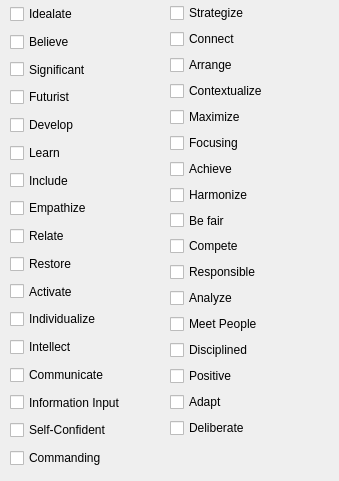
      <widget class="QWidget" name="tab_14">
       <attribute name="title">
        <string>Strengths</string>
       </attribute>
       <widget class="QWidget" name="verticalLayoutWidget_7">
        <property name="geometry">
         <rect>
          <x>10</x>
          <y>0</y>
          <width>160</width>
          <height>472</height>
         </rect>
        </property>
        <layout class="QVBoxLayout" name="verticalLayout_7">
         <property name="spacing">
          <number>0</number>
         </property>
         <item>
          <widget class="LinkedCheckBox" name="chkbStrengths_1">
           <property name="sizePolicy">
            <sizepolicy hsizetype="Expanding" vsizetype="Expanding">
             <horstretch>0</horstretch>
             <verstretch>0</verstretch>
            </sizepolicy>
           </property>
           <property name="focusPolicy">
            <enum>Qt::StrongFocus</enum>
           </property>
           <property name="statusTip">
            <string>Ideate new ways to solve problems.</string>
           </property>
           <property name="accessibleName">
            <string>strengths</string>
           </property>
           <property name="accessibleDescription">
            <string>10</string>
           </property>
           <property name="autoFillBackground">
            <bool>false</bool>
           </property>
           <property name="styleSheet">
            <string notr="true">QCheckBox:hover:!pressed
{
background-color: rgba(186, 0, 3, 75);
}</string>
           </property>
           <property name="text">
            <string>Idealate</string>
           </property>
          </widget>
         </item>
         <item>
          <widget class="LinkedCheckBox" name="chkbStrengths_8">
           <property name="sizePolicy">
            <sizepolicy hsizetype="Expanding" vsizetype="Expanding">
             <horstretch>0</horstretch>
             <verstretch>0</verstretch>
            </sizepolicy>
           </property>
           <property name="statusTip">
            <string>Believe and doing the 'right thing'.</string>
           </property>
           <property name="accessibleName">
            <string>strengths</string>
           </property>
           <property name="accessibleDescription">
            <string>10</string>
           </property>
           <property name="styleSheet">
            <string notr="true">QCheckBox:hover:!pressed
{
background-color: rgba(186, 0, 3, 75);
}</string>
           </property>
           <property name="text">
            <string>Believe</string>
           </property>
          </widget>
         </item>
         <item>
          <widget class="LinkedCheckBox" name="chkbStrengths_9">
           <property name="sizePolicy">
            <sizepolicy hsizetype="Expanding" vsizetype="Expanding">
             <horstretch>0</horstretch>
             <verstretch>0</verstretch>
            </sizepolicy>
           </property>
           <property name="statusTip">
            <string>Get Recognition and be in front of others.</string>
           </property>
           <property name="accessibleName">
            <string>strengths</string>
           </property>
           <property name="accessibleDescription">
            <string>10</string>
           </property>
           <property name="styleSheet">
            <string notr="true">QCheckBox:hover:!pressed
{
background-color: rgba(186, 0, 3, 75);
}</string>
           </property>
           <property name="text">
            <string>Significant</string>
           </property>
          </widget>
         </item>
         <item>
          <widget class="LinkedCheckBox" name="chkbStrengths_10">
           <property name="sizePolicy">
            <sizepolicy hsizetype="Expanding" vsizetype="Expanding">
             <horstretch>0</horstretch>
             <verstretch>0</verstretch>
            </sizepolicy>
           </property>
           <property name="statusTip">
            <string>Envision a better Future.</string>
           </property>
           <property name="accessibleName">
            <string>strengths</string>
           </property>
           <property name="accessibleDescription">
            <string>10</string>
           </property>
           <property name="styleSheet">
            <string notr="true">QCheckBox:hover:!pressed
{
background-color: rgba(186, 0, 3, 75);
}</string>
           </property>
           <property name="text">
            <string>Futurist</string>
           </property>
          </widget>
         </item>
         <item>
          <widget class="LinkedCheckBox" name="chkbStrengths_11">
           <property name="sizePolicy">
            <sizepolicy hsizetype="Expanding" vsizetype="Expanding">
             <horstretch>0</horstretch>
             <verstretch>0</verstretch>
            </sizepolicy>
           </property>
           <property name="statusTip">
            <string>Develop People's Potential.</string>
           </property>
           <property name="accessibleName">
            <string>strengths</string>
           </property>
           <property name="accessibleDescription">
            <string>10</string>
           </property>
           <property name="styleSheet">
            <string notr="true">QCheckBox:hover:!pressed
{
background-color: rgba(186, 0, 3, 75);
}</string>
           </property>
           <property name="text">
            <string>Develop</string>
           </property>
          </widget>
         </item>
         <item>
          <widget class="LinkedCheckBox" name="chkbStrengths_12">
           <property name="sizePolicy">
            <sizepolicy hsizetype="Expanding" vsizetype="Expanding">
             <horstretch>0</horstretch>
             <verstretch>0</verstretch>
            </sizepolicy>
           </property>
           <property name="statusTip">
            <string>Learn to do things to reduce time to performance</string>
           </property>
           <property name="accessibleName">
            <string>strengths</string>
           </property>
           <property name="accessibleDescription">
            <string>10</string>
           </property>
           <property name="styleSheet">
            <string notr="true">QCheckBox:hover:!pressed
{
background-color: rgba(186, 0, 3, 75);
}</string>
           </property>
           <property name="text">
            <string>Learn</string>
           </property>
          </widget>
         </item>
         <item>
          <widget class="LinkedCheckBox" name="chkbStrengths_14">
           <property name="sizePolicy">
            <sizepolicy hsizetype="Expanding" vsizetype="Expanding">
             <horstretch>0</horstretch>
             <verstretch>0</verstretch>
            </sizepolicy>
           </property>
           <property name="statusTip">
            <string>Include left out people to generate Social Improvement.</string>
           </property>
           <property name="accessibleName">
            <string>strengths</string>
           </property>
           <property name="accessibleDescription">
            <string>10</string>
           </property>
           <property name="styleSheet">
            <string notr="true">QCheckBox:hover:!pressed
{
background-color: rgba(186, 0, 3, 75);
}</string>
           </property>
           <property name="text">
            <string>Include</string>
           </property>
          </widget>
         </item>
         <item>
          <widget class="LinkedCheckBox" name="chkbStrengths_15">
           <property name="sizePolicy">
            <sizepolicy hsizetype="Expanding" vsizetype="Expanding">
             <horstretch>0</horstretch>
             <verstretch>0</verstretch>
            </sizepolicy>
           </property>
           <property name="statusTip">
            <string>Be Empathic to people emotions to help solve them.</string>
           </property>
           <property name="accessibleName">
            <string>strengths</string>
           </property>
           <property name="accessibleDescription">
            <string>10</string>
           </property>
           <property name="styleSheet">
            <string notr="true">QCheckBox:hover:!pressed
{
background-color: rgba(186, 0, 3, 75);
}</string>
           </property>
           <property name="text">
            <string>Empathize</string>
           </property>
          </widget>
         </item>
         <item>
          <widget class="LinkedCheckBox" name="chkbStrengths_13">
           <property name="sizePolicy">
            <sizepolicy hsizetype="Expanding" vsizetype="Expanding">
             <horstretch>0</horstretch>
             <verstretch>0</verstretch>
            </sizepolicy>
           </property>
           <property name="statusTip">
            <string>Relate in order to integrate groups.</string>
           </property>
           <property name="accessibleName">
            <string>strengths</string>
           </property>
           <property name="accessibleDescription">
            <string>10</string>
           </property>
           <property name="styleSheet">
            <string notr="true">QCheckBox:hover:!pressed
{
background-color: rgba(186, 0, 3, 75);
}</string>
           </property>
           <property name="text">
            <string>Relate</string>
           </property>
          </widget>
         </item>
         <item>
          <widget class="LinkedCheckBox" name="chkbStrengths_16">
           <property name="sizePolicy">
            <sizepolicy hsizetype="Expanding" vsizetype="Expanding">
             <horstretch>0</horstretch>
             <verstretch>0</verstretch>
            </sizepolicy>
           </property>
           <property name="statusTip">
            <string>Restoration and troubleshooting to solve problems.</string>
           </property>
           <property name="accessibleName">
            <string>strengths</string>
           </property>
           <property name="accessibleDescription">
            <string>10</string>
           </property>
           <property name="styleSheet">
            <string notr="true">QCheckBox:hover:!pressed
{
background-color: rgba(186, 0, 3, 75);
}</string>
           </property>
           <property name="text">
            <string>Restore</string>
           </property>
          </widget>
         </item>
         <item>
          <widget class="LinkedCheckBox" name="chkbStrengths_17">
           <property name="sizePolicy">
            <sizepolicy hsizetype="Expanding" vsizetype="Expanding">
             <horstretch>0</horstretch>
             <verstretch>0</verstretch>
            </sizepolicy>
           </property>
           <property name="statusTip">
            <string>Activate new Projects.</string>
           </property>
           <property name="accessibleName">
            <string>strengths</string>
           </property>
           <property name="accessibleDescription">
            <string>10</string>
           </property>
           <property name="styleSheet">
            <string notr="true">QCheckBox:hover:!pressed
{
background-color: rgba(186, 0, 3, 75);
}</string>
           </property>
           <property name="text">
            <string>Activate</string>
           </property>
          </widget>
         </item>
         <item>
          <widget class="LinkedCheckBox" name="chkbStrengths_2">
           <property name="sizePolicy">
            <sizepolicy hsizetype="Expanding" vsizetype="Expanding">
             <horstretch>0</horstretch>
             <verstretch>0</verstretch>
            </sizepolicy>
           </property>
           <property name="statusTip">
            <string>Individualize people to understand their differences.</string>
           </property>
           <property name="accessibleName">
            <string>strengths</string>
           </property>
           <property name="accessibleDescription">
            <string>10</string>
           </property>
           <property name="styleSheet">
            <string notr="true">QCheckBox:hover:!pressed
{
background-color: rgba(186, 0, 3, 75);
}</string>
           </property>
           <property name="text">
            <string>Individualize</string>
           </property>
          </widget>
         </item>
         <item>
          <widget class="LinkedCheckBox" name="chkbStrengths_3">
           <property name="sizePolicy">
            <sizepolicy hsizetype="Expanding" vsizetype="Expanding">
             <horstretch>0</horstretch>
             <verstretch>0</verstretch>
            </sizepolicy>
           </property>
           <property name="statusTip">
            <string>Intellect and think to filter information.</string>
           </property>
           <property name="accessibleName">
            <string>strengths</string>
           </property>
           <property name="accessibleDescription">
            <string>10</string>
           </property>
           <property name="styleSheet">
            <string notr="true">QCheckBox:hover:!pressed
{
background-color: rgba(186, 0, 3, 75);
}</string>
           </property>
           <property name="text">
            <string>Intellect</string>
           </property>
          </widget>
         </item>
         <item>
          <widget class="LinkedCheckBox" name="chkbStrengths_4">
           <property name="sizePolicy">
            <sizepolicy hsizetype="Expanding" vsizetype="Expanding">
             <horstretch>0</horstretch>
             <verstretch>0</verstretch>
            </sizepolicy>
           </property>
           <property name="statusTip">
            <string>Communicate (messages) information.</string>
           </property>
           <property name="accessibleName">
            <string>strengths</string>
           </property>
           <property name="accessibleDescription">
            <string>10</string>
           </property>
           <property name="styleSheet">
            <string notr="true">QCheckBox:hover:!pressed
{
background-color: rgba(186, 0, 3, 75);
}</string>
           </property>
           <property name="text">
            <string>Communicate</string>
           </property>
          </widget>
         </item>
         <item>
          <widget class="LinkedCheckBox" name="chkbStrengths_5">
           <property name="sizePolicy">
            <sizepolicy hsizetype="Expanding" vsizetype="Expanding">
             <horstretch>0</horstretch>
             <verstretch>0</verstretch>
            </sizepolicy>
           </property>
           <property name="statusTip">
            <string>To dig and validate information.</string>
           </property>
           <property name="accessibleName">
            <string>strengths</string>
           </property>
           <property name="accessibleDescription">
            <string>10</string>
           </property>
           <property name="styleSheet">
            <string notr="true">QCheckBox:hover:!pressed
{
background-color: rgba(186, 0, 3, 75);
}</string>
           </property>
           <property name="text">
            <string>Information Input</string>
           </property>
          </widget>
         </item>
         <item>
          <widget class="LinkedCheckBox" name="chkbStrengths_6">
           <property name="sizePolicy">
            <sizepolicy hsizetype="Expanding" vsizetype="Expanding">
             <horstretch>0</horstretch>
             <verstretch>0</verstretch>
            </sizepolicy>
           </property>
           <property name="statusTip">
            <string>Self-Confidence to lead or create new ways.</string>
           </property>
           <property name="accessibleName">
            <string>strengths</string>
           </property>
           <property name="accessibleDescription">
            <string>10</string>
           </property>
           <property name="styleSheet">
            <string notr="true">QCheckBox:hover:!pressed
{
background-color: rgba(186, 0, 3, 75);
}</string>
           </property>
           <property name="text">
            <string>Self-Confident</string>
           </property>
          </widget>
         </item>
         <item>
          <widget class="LinkedCheckBox" name="chkbStrengths_7">
           <property name="sizePolicy">
            <sizepolicy hsizetype="Expanding" vsizetype="Expanding">
             <horstretch>0</horstretch>
             <verstretch>0</verstretch>
            </sizepolicy>
           </property>
           <property name="statusTip">
            <string>Commanding and direct (people).</string>
           </property>
           <property name="accessibleName">
            <string>strengths</string>
           </property>
           <property name="accessibleDescription">
            <string>10</string>
           </property>
           <property name="styleSheet">
            <string notr="true">QCheckBox:hover:!pressed
{
background-color: rgba(186, 0, 3, 75);
}</string>
           </property>
           <property name="text">
            <string>Commanding</string>
           </property>
          </widget>
         </item>
        </layout>
       </widget>
       <widget class="QWidget" name="verticalLayoutWidget_8">
        <property name="geometry">
         <rect>
          <x>170</x>
          <y>0</y>
          <width>160</width>
          <height>441</height>
         </rect>
        </property>
        <layout class="QVBoxLayout" name="verticalLayout_8">
         <property name="spacing">
          <number>0</number>
         </property>
         <property name="bottomMargin">
          <number>0</number>
         </property>
         <item>
          <widget class="LinkedCheckBox" name="chkbStrengths_18">
           <property name="sizePolicy">
            <sizepolicy hsizetype="Expanding" vsizetype="Expanding">
             <horstretch>0</horstretch>
             <verstretch>0</verstretch>
            </sizepolicy>
           </property>
           <property name="statusTip">
            <string>Strategize; Plan and identify relevant obstacles (to avoid them).</string>
           </property>
           <property name="accessibleName">
            <string>strengths</string>
           </property>
           <property name="accessibleDescription">
            <string>10</string>
           </property>
           <property name="styleSheet">
            <string notr="true">QCheckBox:hover:!pressed
{
background-color: rgba(186, 0, 3, 75);
}</string>
           </property>
           <property name="text">
            <string>Strategize</string>
           </property>
          </widget>
         </item>
         <item>
          <widget class="LinkedCheckBox" name="chkbStrengths_19">
           <property name="sizePolicy">
            <sizepolicy hsizetype="Expanding" vsizetype="Expanding">
             <horstretch>0</horstretch>
             <verstretch>0</verstretch>
            </sizepolicy>
           </property>
           <property name="statusTip">
            <string>Connect and unite people &amp; things.</string>
           </property>
           <property name="accessibleName">
            <string>strengths</string>
           </property>
           <property name="accessibleDescription">
            <string>10</string>
           </property>
           <property name="styleSheet">
            <string notr="true">QCheckBox:hover:!pressed
{
background-color: rgba(186, 0, 3, 75);
}</string>
           </property>
           <property name="text">
            <string>Connect</string>
           </property>
          </widget>
         </item>
         <item>
          <widget class="LinkedCheckBox" name="chkbStrengths_20">
           <property name="sizePolicy">
            <sizepolicy hsizetype="Expanding" vsizetype="Expanding">
             <horstretch>0</horstretch>
             <verstretch>0</verstretch>
            </sizepolicy>
           </property>
           <property name="statusTip">
            <string>Arrange and Optimize resources.</string>
           </property>
           <property name="accessibleName">
            <string>strengths</string>
           </property>
           <property name="accessibleDescription">
            <string>10</string>
           </property>
           <property name="styleSheet">
            <string notr="true">QCheckBox:hover:!pressed
{
background-color: rgba(186, 0, 3, 75);
}</string>
           </property>
           <property name="text">
            <string>Arrange</string>
           </property>
          </widget>
         </item>
         <item>
          <widget class="LinkedCheckBox" name="chkbStrengths_21">
           <property name="sizePolicy">
            <sizepolicy hsizetype="Expanding" vsizetype="Expanding">
             <horstretch>0</horstretch>
             <verstretch>0</verstretch>
            </sizepolicy>
           </property>
           <property name="statusTip">
            <string>Contextualize Situations in order to not repeat the same mistakes.</string>
           </property>
           <property name="accessibleName">
            <string>strengths</string>
           </property>
           <property name="accessibleDescription">
            <string>10</string>
           </property>
           <property name="styleSheet">
            <string notr="true">QCheckBox:hover:!pressed
{
background-color: rgba(186, 0, 3, 75);
}</string>
           </property>
           <property name="text">
            <string>Contextualize</string>
           </property>
          </widget>
         </item>
         <item>
          <widget class="LinkedCheckBox" name="chkbStrengths_22">
           <property name="sizePolicy">
            <sizepolicy hsizetype="Expanding" vsizetype="Expanding">
             <horstretch>0</horstretch>
             <verstretch>0</verstretch>
            </sizepolicy>
           </property>
           <property name="statusTip">
            <string>Maximize performance by Focusing on People Potentials.</string>
           </property>
           <property name="accessibleName">
            <string>strengths</string>
           </property>
           <property name="accessibleDescription">
            <string>10</string>
           </property>
           <property name="styleSheet">
            <string notr="true">QCheckBox:hover:!pressed
{
background-color: rgba(186, 0, 3, 75);
}</string>
           </property>
           <property name="text">
            <string>Maximize</string>
           </property>
          </widget>
         </item>
         <item>
          <widget class="LinkedCheckBox" name="chkbStrengths_23">
           <property name="sizePolicy">
            <sizepolicy hsizetype="Expanding" vsizetype="Expanding">
             <horstretch>0</horstretch>
             <verstretch>0</verstretch>
            </sizepolicy>
           </property>
           <property name="statusTip">
            <string>Focusing on important things.</string>
           </property>
           <property name="accessibleName">
            <string>strengths</string>
           </property>
           <property name="accessibleDescription">
            <string>10</string>
           </property>
           <property name="styleSheet">
            <string notr="true">QCheckBox:hover:!pressed
{
background-color: rgba(186, 0, 3, 75);
}</string>
           </property>
           <property name="text">
            <string>Focusing</string>
           </property>
          </widget>
         </item>
         <item>
          <widget class="LinkedCheckBox" name="chkbStrengths_24">
           <property name="sizePolicy">
            <sizepolicy hsizetype="Expanding" vsizetype="Expanding">
             <horstretch>0</horstretch>
             <verstretch>0</verstretch>
            </sizepolicy>
           </property>
           <property name="statusTip">
            <string>Achieve results.</string>
           </property>
           <property name="accessibleName">
            <string>strengths</string>
           </property>
           <property name="accessibleDescription">
            <string>10</string>
           </property>
           <property name="styleSheet">
            <string notr="true">QCheckBox:hover:!pressed
{
background-color: rgba(186, 0, 3, 75);
}</string>
           </property>
           <property name="text">
            <string>Achieve</string>
           </property>
          </widget>
         </item>
         <item>
          <widget class="LinkedCheckBox" name="chkbStrengths_25">
           <property name="sizePolicy">
            <sizepolicy hsizetype="Expanding" vsizetype="Expanding">
             <horstretch>0</horstretch>
             <verstretch>0</verstretch>
            </sizepolicy>
           </property>
           <property name="statusTip">
            <string>Harmonize in order to solve conflicts.</string>
           </property>
           <property name="accessibleName">
            <string>strengths</string>
           </property>
           <property name="accessibleDescription">
            <string>10</string>
           </property>
           <property name="styleSheet">
            <string notr="true">QCheckBox:hover:!pressed
{
background-color: rgba(186, 0, 3, 75);
}</string>
           </property>
           <property name="text">
            <string>Harmonize</string>
           </property>
          </widget>
         </item>
         <item>
          <widget class="LinkedCheckBox" name="chkbStrengths_26">
           <property name="sizePolicy">
            <sizepolicy hsizetype="Expanding" vsizetype="Expanding">
             <horstretch>0</horstretch>
             <verstretch>0</verstretch>
            </sizepolicy>
           </property>
           <property name="statusTip">
            <string>be Fair and treat people the same.</string>
           </property>
           <property name="accessibleName">
            <string>strengths</string>
           </property>
           <property name="accessibleDescription">
            <string>10</string>
           </property>
           <property name="styleSheet">
            <string notr="true">QCheckBox:hover:!pressed
{
background-color: rgba(186, 0, 3, 75);
}</string>
           </property>
           <property name="text">
            <string>Be fair</string>
           </property>
          </widget>
         </item>
         <item>
          <widget class="LinkedCheckBox" name="chkbStrengths_34">
           <property name="sizePolicy">
            <sizepolicy hsizetype="Expanding" vsizetype="Expanding">
             <horstretch>0</horstretch>
             <verstretch>0</verstretch>
            </sizepolicy>
           </property>
           <property name="statusTip">
            <string>Compete with others to win.</string>
           </property>
           <property name="accessibleName">
            <string>strengths</string>
           </property>
           <property name="accessibleDescription">
            <string>10</string>
           </property>
           <property name="styleSheet">
            <string notr="true">QCheckBox:hover:!pressed
{
background-color: rgba(186, 0, 3, 75);
}</string>
           </property>
           <property name="text">
            <string>Compete</string>
           </property>
          </widget>
         </item>
         <item>
          <widget class="LinkedCheckBox" name="chkbStrengths_27">
           <property name="sizePolicy">
            <sizepolicy hsizetype="Expanding" vsizetype="Expanding">
             <horstretch>0</horstretch>
             <verstretch>0</verstretch>
            </sizepolicy>
           </property>
           <property name="statusTip">
            <string>Be Responsible in order to complete activities.</string>
           </property>
           <property name="accessibleName">
            <string>strengths</string>
           </property>
           <property name="accessibleDescription">
            <string>10</string>
           </property>
           <property name="styleSheet">
            <string notr="true">QCheckBox:hover:!pressed
{
background-color: rgba(186, 0, 3, 75);
}</string>
           </property>
           <property name="text">
            <string>Responsible</string>
           </property>
          </widget>
         </item>
         <item>
          <widget class="LinkedCheckBox" name="chkbStrengths_28">
           <property name="sizePolicy">
            <sizepolicy hsizetype="Expanding" vsizetype="Expanding">
             <horstretch>0</horstretch>
             <verstretch>0</verstretch>
            </sizepolicy>
           </property>
           <property name="statusTip">
            <string>Analyze to find root causes.</string>
           </property>
           <property name="accessibleName">
            <string>strengths</string>
           </property>
           <property name="accessibleDescription">
            <string>10</string>
           </property>
           <property name="styleSheet">
            <string notr="true">QCheckBox:hover:!pressed
{
background-color: rgba(186, 0, 3, 75);
}</string>
           </property>
           <property name="text">
            <string>Analyze</string>
           </property>
          </widget>
         </item>
         <item>
          <widget class="LinkedCheckBox" name="chkbStrengths_29">
           <property name="sizePolicy">
            <sizepolicy hsizetype="Expanding" vsizetype="Expanding">
             <horstretch>0</horstretch>
             <verstretch>0</verstretch>
            </sizepolicy>
           </property>
           <property name="statusTip">
            <string>Meet People to get new relations.</string>
           </property>
           <property name="accessibleName">
            <string>strengths</string>
           </property>
           <property name="accessibleDescription">
            <string>10</string>
           </property>
           <property name="styleSheet">
            <string notr="true">QCheckBox:hover:!pressed
{
background-color: rgba(186, 0, 3, 75);
}</string>
           </property>
           <property name="text">
            <string>Meet People</string>
           </property>
          </widget>
         </item>
         <item>
          <widget class="LinkedCheckBox" name="chkbStrengths_30">
           <property name="sizePolicy">
            <sizepolicy hsizetype="Expanding" vsizetype="Expanding">
             <horstretch>0</horstretch>
             <verstretch>0</verstretch>
            </sizepolicy>
           </property>
           <property name="statusTip">
            <string>Be Disciplined and create routines to avoid rework.</string>
           </property>
           <property name="accessibleName">
            <string>strengths</string>
           </property>
           <property name="accessibleDescription">
            <string>10</string>
           </property>
           <property name="styleSheet">
            <string notr="true">QCheckBox:hover:!pressed
{
background-color: rgba(186, 0, 3, 75);
}</string>
           </property>
           <property name="text">
            <string>Disciplined</string>
           </property>
          </widget>
         </item>
         <item>
          <widget class="LinkedCheckBox" name="chkbStrengths_31">
           <property name="sizePolicy">
            <sizepolicy hsizetype="Expanding" vsizetype="Expanding">
             <horstretch>0</horstretch>
             <verstretch>0</verstretch>
            </sizepolicy>
           </property>
           <property name="statusTip">
            <string>Positive attitude and motivation to move people.</string>
           </property>
           <property name="accessibleName">
            <string>strengths</string>
           </property>
           <property name="accessibleDescription">
            <string>10</string>
           </property>
           <property name="styleSheet">
            <string notr="true">QCheckBox:hover:!pressed
{
background-color: rgba(186, 0, 3, 75);
}</string>
           </property>
           <property name="text">
            <string>Positive</string>
           </property>
          </widget>
         </item>
         <item>
          <widget class="LinkedCheckBox" name="chkbStrengths_32">
           <property name="sizePolicy">
            <sizepolicy hsizetype="Expanding" vsizetype="Expanding">
             <horstretch>0</horstretch>
             <verstretch>0</verstretch>
            </sizepolicy>
           </property>
           <property name="statusTip">
            <string>Adapt in chaotic environments.</string>
           </property>
           <property name="accessibleName">
            <string>strengths</string>
           </property>
           <property name="accessibleDescription">
            <string>10</string>
           </property>
           <property name="styleSheet">
            <string notr="true">QCheckBox:hover:!pressed
{
background-color: rgba(186, 0, 3, 75);
}</string>
           </property>
           <property name="text">
            <string>Adapt</string>
           </property>
          </widget>
         </item>
         <item>
          <widget class="LinkedCheckBox" name="chkbStrengths_33">
           <property name="sizePolicy">
            <sizepolicy hsizetype="Expanding" vsizetype="Expanding">
             <horstretch>0</horstretch>
             <verstretch>0</verstretch>
            </sizepolicy>
           </property>
           <property name="statusTip">
            <string>Deliberate carefully to find a safe solution.</string>
           </property>
           <property name="accessibleName">
            <string>strengths</string>
           </property>
           <property name="accessibleDescription">
            <string>10</string>
           </property>
           <property name="styleSheet">
            <string notr="true">QCheckBox:hover:!pressed
{
background-color: rgba(186, 0, 3, 75);
}</string>
           </property>
           <property name="text">
            <string>Deliberate</string>
           </property>
          </widget>
         </item>
        </layout>
       </widget>
      </widget>
